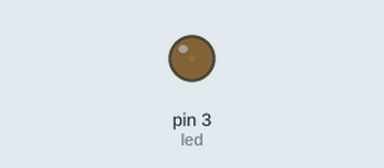
This sketch was run on a simulated Arduino Uno, built with avr-gcc and run on an emulated ATmega328P. Parts: output pins drawn as LEDs (lit = HIGH).

Above: at 0.05 s.
At 2.15 s:
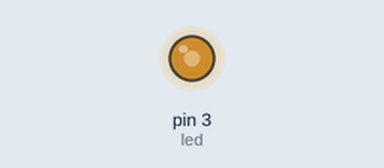
At 3.45 s:
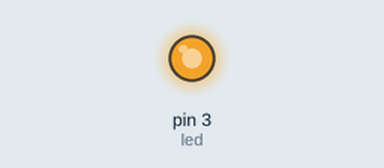
At 6.9 s:
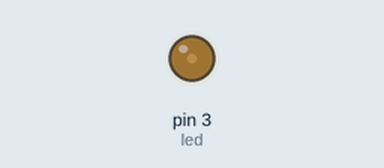
Timing chart, 0 to 10.0 s (numbered marks = the images above):
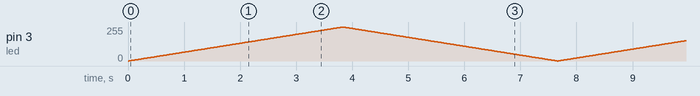

The sketch:

Alterando_o_brilho_de_um_LED.ino
```cpp
int Escreve_Led = 0; // Valor que vai ser escrito no LED

int led = 3;// O LED estará ligado no pino 3

void setup()
{
  pinMode(led, OUTPUT);//Led definido como saída de dados
}

void loop()
{
  //este loop aumenta o brilho, indo de 0 até 255, que é o valor do brilho máximo de um LED
  for (Escreve_Led  = 0; Escreve_Led  < 255; Escreve_Led ++) {
    analogWrite(led, Escreve_Led);
    delay(15); // Wait for 15 millisecond(s)
  }

  //A variável escreve_led sai do loop anterior com o valor 255. Aqui, o brilho diminui, indo de 255 à zero
  for (Escreve_Led ; Escreve_Led  > 0; Escreve_Led --) {
    analogWrite(led, Escreve_Led);
    delay(15); // Wait for 15 millisecond(s)
  }
}
```
